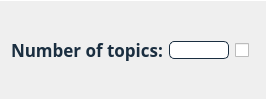
                                <widget class="QFrame" name="frame_nr_topics_lda">
                                 <property name="styleSheet">
                                  <string notr="true">border-bottom: 0.5px solid #FFFFFF;
border-right: 0.5px solid #FFFFFF;
border-top: 0.5px solid #FFFFFF;
</string>
                                 </property>
                                 <property name="frameShape">
                                  <enum>QFrame::NoFrame</enum>
                                 </property>
                                 <property name="frameShadow">
                                  <enum>QFrame::Plain</enum>
                                 </property>
                                 <layout class="QHBoxLayout" name="horizontalLayout_33">
                                  <item>
                                   <widget class="QLabel" name="label_nr_topics_lda">
                                    <property name="sizePolicy">
                                     <sizepolicy hsizetype="Minimum" vsizetype="Preferred">
                                      <horstretch>0</horstretch>
                                      <verstretch>0</verstretch>
                                     </sizepolicy>
                                    </property>
                                    <property name="maximumSize">
                                     <size>
                                      <width>16777215</width>
                                      <height>16777215</height>
                                     </size>
                                    </property>
                                    <property name="font">
                                     <font>
                                      <family>Avenir</family>
                                      <pointsize>13</pointsize>
                                      <weight>75</weight>
                                      <italic>false</italic>
                                      <bold>true</bold>
                                     </font>
                                    </property>
                                    <property name="toolTip">
                                     <string>&lt;html&gt;&lt;head/&gt;&lt;body&gt;&lt;p&gt;&lt;span style=&quot; font-weight:400;&quot;&gt;Number of topics to train the model with.&lt;/span&gt;&lt;/p&gt;&lt;/body&gt;&lt;/html&gt;</string>
                                    </property>
                                    <property name="styleSheet">
                                     <string notr="true">font: 87 13pt &quot;Avenir&quot;;
color:#1A2E40;
font-weight: bold;
border:None;</string>
                                    </property>
                                    <property name="text">
                                     <string>Number of topics:</string>
                                    </property>
                                   </widget>
                                  </item>
                                  <item>
                                   <widget class="QLineEdit" name="lineEdit_nr_topics_lda">
                                    <property name="sizePolicy">
                                     <sizepolicy hsizetype="Minimum" vsizetype="Fixed">
                                      <horstretch>0</horstretch>
                                      <verstretch>0</verstretch>
                                     </sizepolicy>
                                    </property>
                                    <property name="minimumSize">
                                     <size>
                                      <width>0</width>
                                      <height>0</height>
                                     </size>
                                    </property>
                                    <property name="maximumSize">
                                     <size>
                                      <width>60</width>
                                      <height>16777215</height>
                                     </size>
                                    </property>
                                    <property name="styleSheet">
                                     <string notr="true">QLineEdit {	
	background-color: #FFFFFF;
	font: 87 italic 12pt &quot;Avenir&quot;;
	border-radius: 5px;
	border: 1px solid #1A2E40;
	color:black;
}</string>
                                    </property>
                                   </widget>
                                  </item>
                                  <item>
                                   <widget class="QCheckBox" name="checkBox_nr_topics_lda">
                                    <property name="sizePolicy">
                                     <sizepolicy hsizetype="Fixed" vsizetype="Fixed">
                                      <horstretch>0</horstretch>
                                      <verstretch>0</verstretch>
                                     </sizepolicy>
                                    </property>
                                    <property name="styleSheet">
                                     <string notr="true">border:0px;</string>
                                    </property>
                                    <property name="text">
                                     <string/>
                                    </property>
                                   </widget>
                                  </item>
                                 </layout>
                                </widget>
